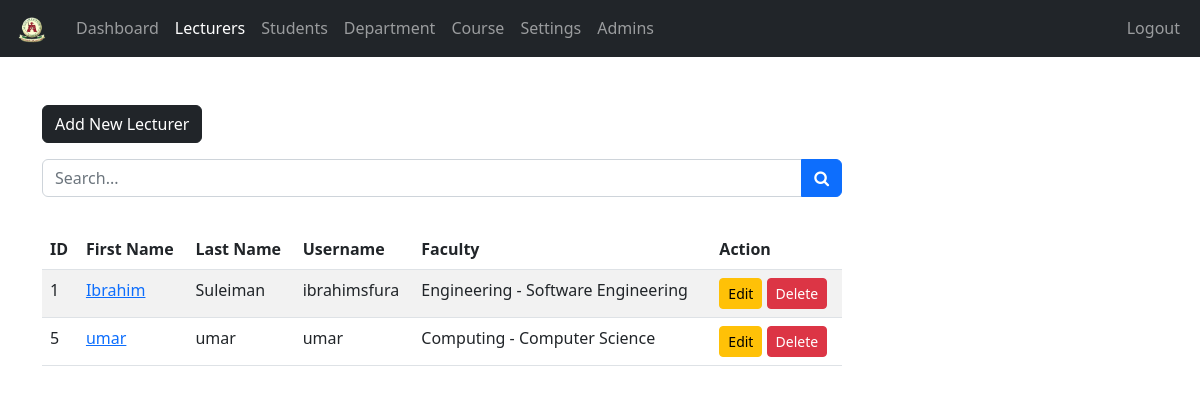
The page /admin/lecturer.php (signed in) on the database its author committed.
### tables this page shows
CREATE TABLE `lecturers` (
  `lecturer_id` int NOT NULL AUTO_INCREMENT,
  `username` varchar(127) NOT NULL,
  `password` varchar(255) NOT NULL,
  `class` varchar(31) DEFAULT NULL,
  `fname` varchar(127) NOT NULL,
  `lname` varchar(127) NOT NULL,
  `subject_id` int DEFAULT NULL,
  `address` varchar(31) NOT NULL,
  `employee_number` int NOT NULL,
  `date_of_birth` date DEFAULT NULL,
  `phone_number` varchar(31) NOT NULL,
  `qualification` varchar(127) NOT NULL,
  `gender` varchar(7) NOT NULL,
  `email_address` varchar(255) NOT NULL,
  `date_of_joined` datetime NOT NULL DEFAULT CURRENT_TIMESTAMP,
  `department_id` int DEFAULT NULL,
  PRIMARY KEY (`lecturer_id`),
  UNIQUE KEY `username` (`username`),
  KEY `fk_lecturer_subject` (`subject_id`),
  CONSTRAINT `fk_lecturer_subject` FOREIGN KEY (`subject_id`) REFERENCES `subjects` (`subject_id`)
);

CREATE TABLE `departments` (
  `department_id` int NOT NULL AUTO_INCREMENT,
  `department` varchar(255) NOT NULL,
  `faculty` varchar(255) NOT NULL,
  PRIMARY KEY (`department_id`),
  UNIQUE KEY `department_id` (`department_id`)
);

### admin/data/lecturer.php (called while the page is built, shortened)
<?php
if (!function_exists('getAllLecturers')) {
    function getAllLecturers($conn) {
        $sql  = "SELECT * FROM lecturers";
        $stmt = $conn->prepare($sql);
        $stmt->execute();
        if ($stmt->rowCount() >= 1) {
            $lecturers = $stmt->fetchAll();
            return $lecturers;
        }
        return 0;
    }
}
?>

### admin/data/class.php (called while the page is built, shortened)
<?php
function getClassesByLecturer($lecturer_id, $conn) {
    $sql = "
      SELECT d.department_id
           , d.faculty
           , d.department
      FROM lecturer_classes lc
      JOIN departments d
        ON lc.class_id = d.department_id
      WHERE lc.lecturer_id = ?
    ";
    $stmt = $conn->prepare($sql);
    $stmt->execute([$lecturer_id]);
    return $stmt->fetchAll(PDO::FETCH_ASSOC);
}
?>

### admin/lecturer.php (the view, shortened to what this page needs)
<?php
if (isset($_SESSION['admin_id']) && isset($_SESSION['role'])) {
    if ($_SESSION['role'] == 'Admin') {
       include "../DB_connection.php";
       include "data/lecturer.php";
       include "data/department.php";
       include "data/class.php";
       $lecturers = getAllLecturers($conn);
?>
<!DOCTYPE html>
<html lang="en">
<head>
  <link rel="stylesheet" href="https://cdn.jsdelivr.net/npm/bootstrap@5.2.0/dist/css/bootstrap.min.css">
  <link rel="stylesheet" href="../css/style.css">
  <link rel="stylesheet" href="https://cdnjs.cloudflare.com/ajax/libs/font-awesome/4.7.0/css/font-awesome.min.css">
</head>
<body>
  <?php include "inc/navbar.php"; ?>
  <div class="container mt-5">
    <a href="lecturer-add.php" class="btn btn-dark">Add New Lecturer</a>
    <form action="lecturer-search.php" class="mt-3 n-table" method="get">
      <div class="input-group mb-3">
        <input type="text" class="form-control" name="searchKey" placeholder="Search...">
        <button class="btn btn-primary"><i class="fa fa-search" aria-hidden="true"></i></button>
      </div>
    </form>
    <?php if ($lecturers != 0) { ?>
      <div class="table-responsive">
  <table class="table  table-striped w-100 mt-3 n-table">
    <thead class="">
      <tr>
        <th>ID</th>
        <th>First Name</th>
        <th>Last Name</th>
        <th>Username</th>
        <th>Faculty</th>
        <th>Action</th>
      </tr>
    </thead>
    <tbody>
<?php
  foreach ($lecturers as $lecturer) {
?>
     <tr>
    <td><?= $lecturer['lecturer_id'] ?></td>
    <td><a href="lecturer-view.php?lecturer_id=<?= $lecturer['lecturer_id'] ?>"><?= $lecturer['fname'] ?></a></td>
    <td><?= $lecturer['lname'] ?></td>
    <td><?= $lecturer['username'] ?></td>
    <td>
      <?php
       $clss = getClassesByLecturer($lecturer['lecturer_id'], $conn);
       if ($clss) {
         foreach ($clss as $c) {
           echo htmlspecialchars($c['faculty'].' - '.$c['department']);
         }
       } else {
         echo '—';
       }
      ?>
    </td>
    <td>
      <a href="lecturer-edit.php?lecturer_id=<?= $lecturer['lecturer_id'] ?>" class="btn btn-warning btn-sm">Edit</a>
      <a href="lecturer-delete.php?lecturer_id=<?= $lecturer['lecturer_id'] ?>" class="btn btn-danger btn-sm">Delete</a>
    </td>
  </tr>
  <?php } ?>
</tbody>
      </table>
    </div>
    <?php } else { ?>
    <div class="alert alert-info w-450 m-5" role="alert">Empty!</div>
    <?php } ?>
  </div>
</body>
</html>
<?php
  } else {
    header("Location: ../login.php");
    exit;
  }
} else {
  header("Location: ../login.php");
  exit;
}
?>

### css/style.css (style rules this page uses)
.n-table { max-width: 800px; }

### rows shown on the page
lecturers: lecturer_id "1", fname "Ibrahim", lname "Suleiman", username "ibrahimsfura"
departments: faculty+department "Engineering - Software Engineering"
lecturers: lecturer_id "5", fname "umar", lname "umar", username "umar"
departments: faculty+department "Computing - Computer Science"
